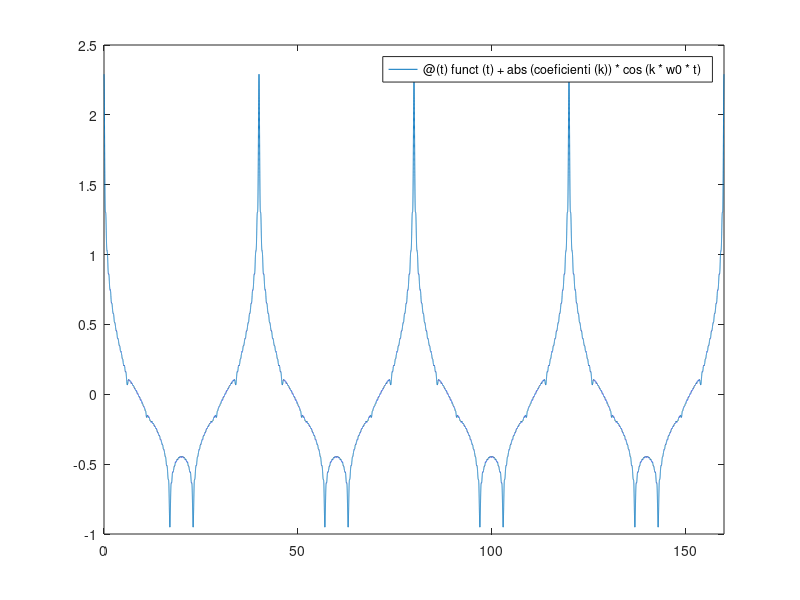

The MATLAB script that drew this image:
T = 40;
D = 17;
dutyCicle = 42.5;
w0 = 2 * pi / T;
coeficienti = [];

%y = @(t)square( w0 * t, 42.5);
x = @(t,k) square( w0 * t, dutyCicle).*exp( -1j * k * w0 * t);

%(1 / T) * integral(@(t)x(t,50),0,T);
for k = 1:1:100
    coeficienti(k) = (1 / T) * integral(@(t)x(t,k),0,T);
end

funct = @(t) 0;
absolut = [];
for k = 1:1:100
    funct = @(t) funct(t) + abs(coeficienti(k)) * cos(k * w0 * t);
    absolut(k) = abs(coeficienti(k));
end

%funct = @(t) abs(coeficienti(1)) * cos(w0 * t) + abs(coeficienti(2)) * cos(2 * w0 * t) + abs(coeficienti(3)) * cos(3* w0 * t) + abs(coeficienti(4)) * cos(4 * w0 * t) + abs(coeficienti(5)) * cos(5 * w0 * t) +abs(coeficienti(6)) * cos(6 * w0 * t);
fplot(funct,[0 160]);